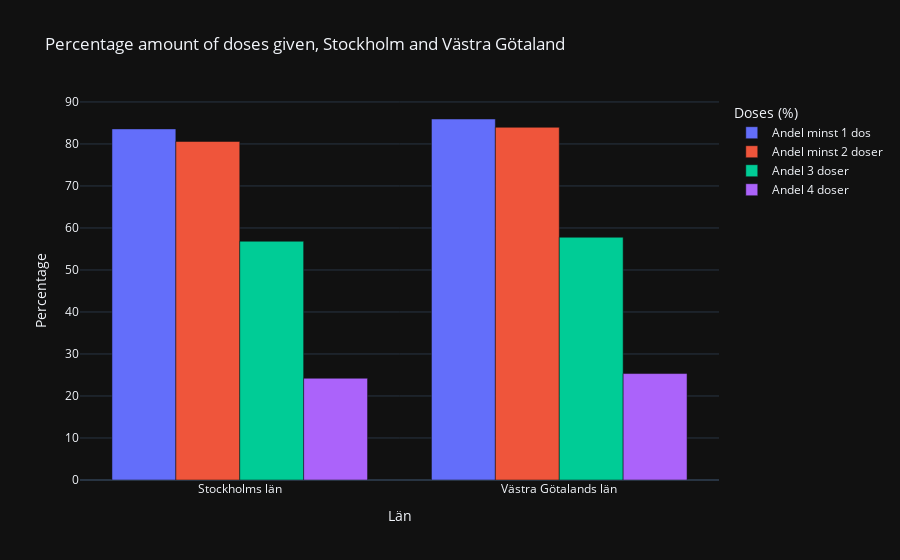

Notebook code cell kept with this figure:
### Code cell
stholm_and_vgotaland_counties_diagram = px.bar(stholm_and_vgotaland_counties, 
                                               x="Län_namn", 
                                               y=["Andel minst 1 dos", 
                                                  "Andel minst 2 doser", 
                                                  "Andel 3 doser",
                                                  "Andel 4 doser"],
                                               title="Percentage amount of doses given, Stockholm and Västra Götaland",
                                               labels={"value": "Percentage", "variable": "Doses (%)", "Län_namn": "Län"},
                                               barmode="group"
                                               )
stholm_and_vgotaland_counties_diagram.show()
stholm_and_vgotaland_counties_diagram.write_html("./Visualisations/Task_2_plotly_amount_of_doses_stholm_and_vgotaland.html")

### Figure 1 — Plotly figure (JSON) as saved in the notebook; plotly's stock layout.template omitted (floating-point values rounded to 4 significant figures)
{"data": [{"alignmentgroup": "True", "hovertemplate": "Doses (%)=Andel minst 1 dos<br>Län=%{x}<br>Percentage=%{y}<extra></extra>", "legendgroup": "Andel minst 1 dos", "marker": {"color": "#636efa", "pattern": {"shape": ""}}, "name": "Andel minst 1 dos", "offsetgroup": "Andel minst 1 dos", "orientation": "v", "showlegend": true, "textposition": "auto", "x": ["Stockholms län", "Västra Götalands län"], "xaxis": "x", "y": [83.59, 85.94], "yaxis": "y", "type": "bar"}, {"alignmentgroup": "True", "hovertemplate": "Doses (%)=Andel minst 2 doser<br>Län=%{x}<br>Percentage=%{y}<extra></extra>", "legendgroup": "Andel minst 2 doser", "marker": {"color": "#EF553B", "pattern": {"shape": ""}}, "name": "Andel minst 2 doser", "offsetgroup": "Andel minst 2 doser", "orientation": "v", "showlegend": true, "textposition": "auto", "x": ["Stockholms län", "Västra Götalands län"], "xaxis": "x", "y": [80.59, 83.97], "yaxis": "y", "type": "bar"}, {"alignmentgroup": "True", "hovertemplate": "Doses (%)=Andel 3 doser<br>Län=%{x}<br>Percentage=%{y}<extra></extra>", "legendgroup": "Andel 3 doser", "marker": {"color": "#00cc96", "pattern": {"shape": ""}}, "name": "Andel 3 doser", "offsetgroup": "Andel 3 doser", "orientation": "v", "showlegend": true, "textposition": "auto", "x": ["Stockholms län", "Västra Götalands län"], "xaxis": "x", "y": [56.83, 57.79], "yaxis": "y", "type": "bar"}, {"alignmentgroup": "True", "hovertemplate": "Doses (%)=Andel 4 doser<br>Län=%{x}<br>Percentage=%{y}<extra></extra>", "legendgroup": "Andel 4 doser", "marker": {"color": "#ab63fa", "pattern": {"shape": ""}}, "name": "Andel 4 doser", "offsetgroup": "Andel 4 doser", "orientation": "v", "showlegend": true, "textposition": "auto", "x": ["Stockholms län", "Västra Götalands län"], "xaxis": "x", "y": [24.23, 25.34], "yaxis": "y", "type": "bar"}], "layout": {"xaxis": {"anchor": "y", "domain": [0.0, 1.0], "title": {"text": "Län"}}, "yaxis": {"anchor": "x", "domain": [0.0, 1.0], "title": {"text": "Percentage"}}, "legend": {"title": {"text": "Doses (%)"}, "tracegroupgap": 0}, "title": {"text": "Percentage amount of doses given, Stockholm and Västra Götaland"}, "barmode": "group"}}
